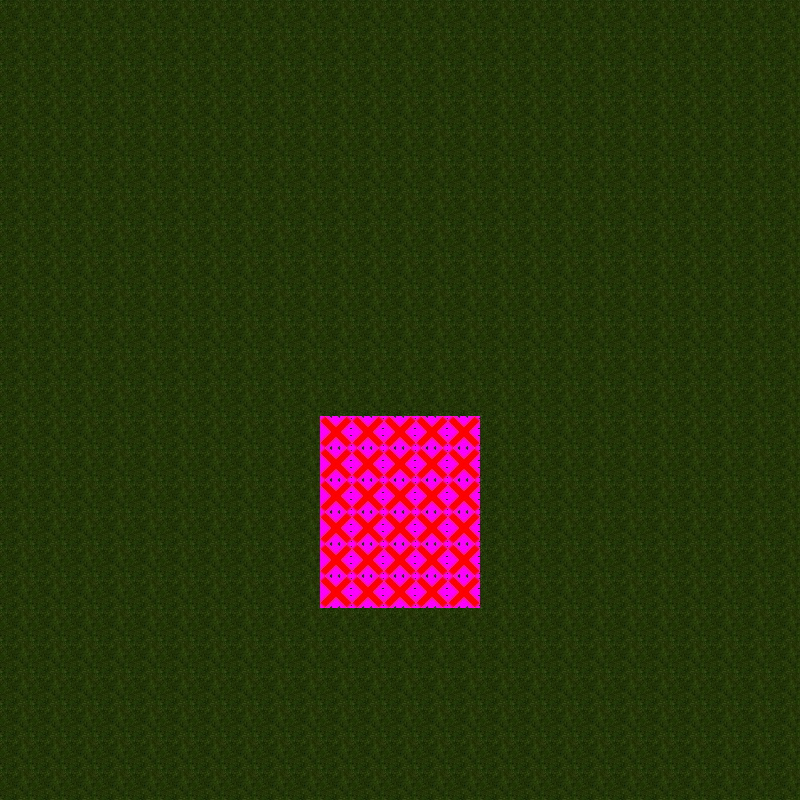

A 2D game scene composited from a Tiled map and its tileset images. What follows is a short description and the map's XML, with each tile layer's data collapsed to a summary:
An orthogonal 25x25 tile map with 32x32 px tiles, 2 tile layers (Tile Layer 1, Clip), 2 tilesets and 1 object (Portal).

<map version="1.0" orientation="orthogonal" width="25" height="25" tilewidth="32" tileheight="32">
 <tileset firstgid="1" name="Grass" tilewidth="32" tileheight="32">
  <image source="se_free_grass_texture.jpg" />
  <tile id="0">
   <properties>
    <property name="TileType" value="0" />
    <property name="TileType" value="0" />
    <property name="TileType" value="0" />
    <property name="TileType" value="0" />
   </properties>
  </tile>
 </tileset>
 <tileset firstgid="2" name="clip" tilewidth="32" tileheight="32">
  <image source="solid.jpg" trans="ff00ff" />
 </tileset>
 <layer name="Tile Layer 1" width="25" height="25">
  <data>[625 cells, 625 non-empty, 1 distinct tile ids]</data>
 </layer>
 <objectgroup name="Objects" width="25" height="25">
  <object name="Portal" x="224" y="97" width="33" height="32">
   <properties>
    <property name="DestinationMap" value="Levels\TestMap\TestMap" />
    <property name="DestinationX" value="1" />
    <property name="DestinationY" value="1" />
   </properties>
  </object>
 </objectgroup>
 <layer name="Clip" width="25" height="25">
  <data>[625 cells, 30 non-empty, 1 distinct tile ids]</data>
 </layer>
</map>
